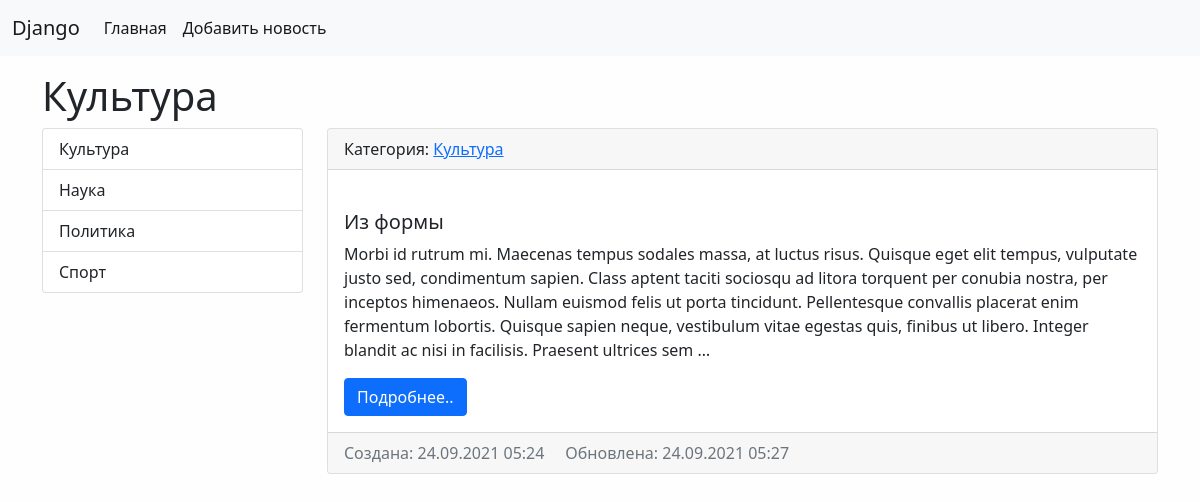
Page /category/1/ on the committed database.
### news/models.py (models this page shows, shortened)
class Category(models.Model):
    title = models.CharField(max_length=150, db_index=True, verbose_name='Наименование')
    def get_absolute_url(self):
        return reverse_lazy('category', kwargs={"category_id":self.pk})
    def __str__(self):
        return self.title
    class Meta:
        verbose_name = 'Категория'
        verbose_name_plural = 'Категории'
        ordering = ['title']

class News(models.Model):
    title = models.CharField(max_length=150, db_index=True, verbose_name='Наименование')
    content = models.TextField(blank=True, verbose_name='Содержимое')
    created_at = models.DateTimeField(auto_now_add=True, verbose_name='Создано')
    updated_at = models.DateTimeField(auto_now=True, verbose_name='Обновлено')
    photo = models.ImageField(upload_to='photos/%Y/%m/%d/', blank=True, verbose_name='Изображение')
    category = models.ForeignKey(Category, on_delete=models.PROTECT, verbose_name='Категория', null=True)
    is_published = models.BooleanField(default=True, verbose_name='Опубликовано')
    def get_absolute_url(self):
        return reverse_lazy('view_news', kwargs={"pk":self.pk})
    class Meta:
        verbose_name ='Новость'
        verbose_name_plural = 'Новости'
        ordering = ['-created_at']

### news/views.py (the view)
# urls.py: path('category/<int:category_id>/', NewsByCategory.as_view(), name='category'),
class NewsByCategory(ListView):
    model = News
    template_name = 'news/home_news_list.html'
    context_object_name = 'news'
    def get_context_data(self, *, object_list=None, **kwargs):
        context = super().get_context_data(**kwargs)
        context['title'] = Category.objects.get(pk=self.kwargs['category_id'])
        return context
    def get_queryset(self):
        return News.objects.filter(category_id = self.kwargs['category_id'], is_published=True)

### news/templatetags/news_tags.py (called while the page is built)
@register.inclusion_tag('news/list_categories.html')
def show_categories(arg1='Hello', arg2='world'):
    categories = Category.objects.all()
    return {"categories": categories, "arg1": arg1, "arg2": arg2}

### news/templates/news/home_news_list.html (shortened to what this page needs)
{% extends 'base.html' %}
{% block news_title %}
  <h1>{{ title }}</h1>
{% endblock %}}
{% block sidebar %}
    {% include 'inc/_sidebar.html' %}
{% endblock %}
{% block content %}
    {% for item in news %}
    <div class="card mb-3">
      <div class="card-header">
        Категория: <a href="{{ item.category.get_absolute_url }}">{{ item.category }}</a>
      </div>
      <div class="card-body">
        <div class="media">
          <div class="media-body">
            <h5 class="card-title">{{ item.title }}</h5>
            <p class="card-text">{{ item.content|truncatewords:64|linebreaksbr }}</p>
            <a href="{{ item.get_absolute_url }}" class="btn btn-primary">Подробнее..</a></div>
        </div>
      </div>
      <div class="card-footer text-muted">
        <a>Создана: {{ item.created_at|date:"d.m.Y H:i" }}    </a>
        <a>Обновлена: {{ item.updated_at|date:"d.m.Y H:i" }}</a>
      </div>
    </div>
    {% empty %}
    <a>Well.. shit. No news</a>
    {% endfor %}
{% endblock %}

### news/templates/news/list_categories.html
<div class="list-group">
    {% for item in categories %}
    <a href="{{ item.get_absolute_url }}" class="list-group-item list-group-item-action">{{ item.title }}</a>
    {% endfor %}
</div>

### static/css/style.css (style rules this page uses)
body { background-color: #fefefe; }

### rows in the picture
Category: title "Культура"
Category: title "Наука"
Category: title "Политика"
Category: title "Спорт"
News: category "Культура", title "Из формы", content "Morbi id rutrum mi. Maecenas tempus sodales massa, at luctus risus. Quisque eget elit tempus, vulputate justo sed, condimentum sapien. Class aptent taciti sociosqu ad litora torquent per conubia nostra, per inceptos himenaeos. Nullam euismod felis ut porta tincidunt. Pellentesque convallis placerat enim fermentum lobortis. Quisque sapien neque, vestibulum vitae egestas quis, finibus ut libero. Integer blandit ac nisi in facilisis. Praesent ultrices sem …", created_at "24.09.2021 05:24", updated_at "24.09.2021 05:27"
